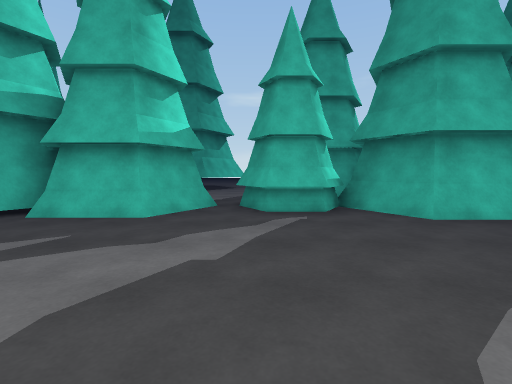
[1] (above)

24 first-person views from a walk through a 3-D level made in the Unity game engine. The camera is 1.3 m above the floor, tilts 4° down and sees 85° across. The floor is counted in squares, 1.78 m on a side. Each view is taken from the middle of a square. On the plan, view 1 faces up. The plan holds only what a view shows up to about 10 squares ahead; the rest is blank. The place goes on beyond the plan. The player character is not drawn.

[2]
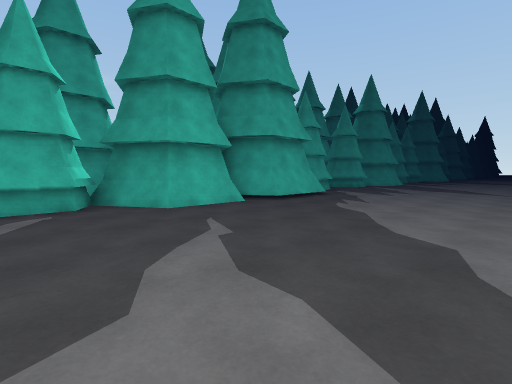

[3]
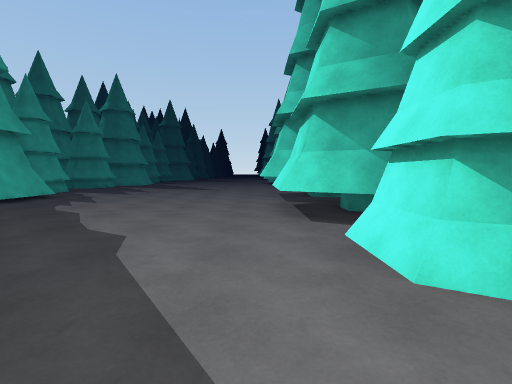

[4]
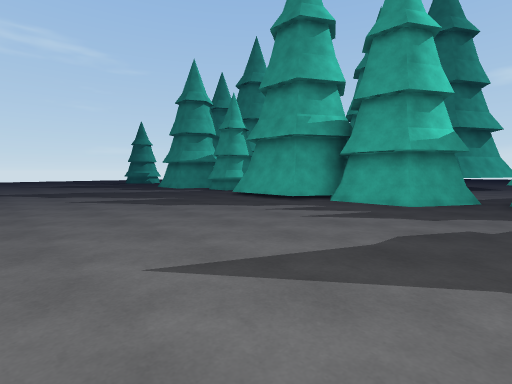

[5]
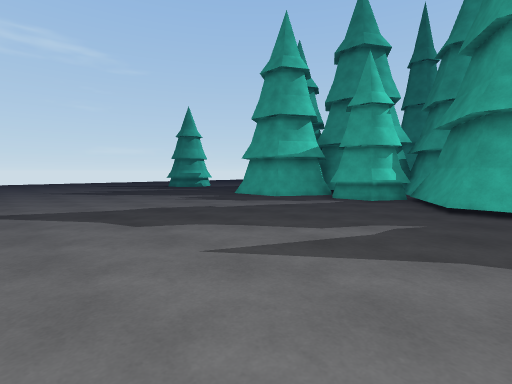

[6]
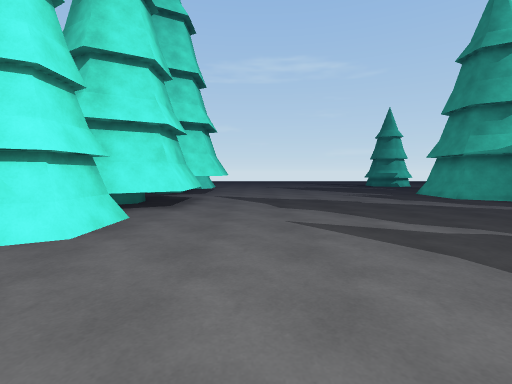

[7]
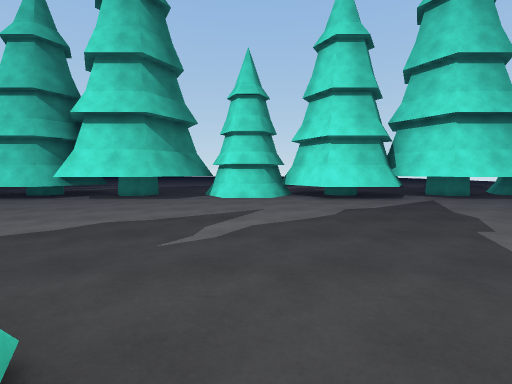

[8]
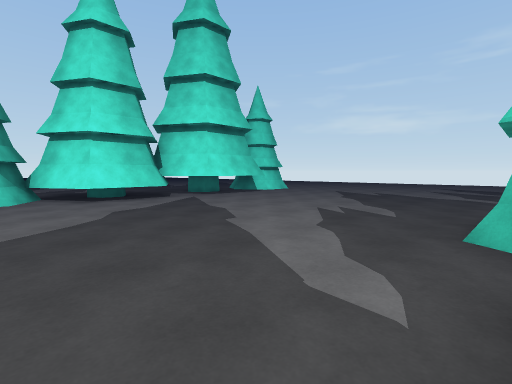

[9]
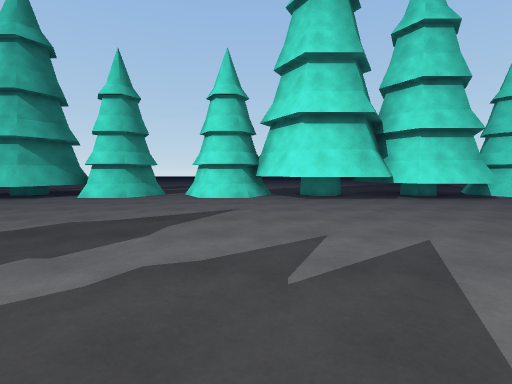

[10]
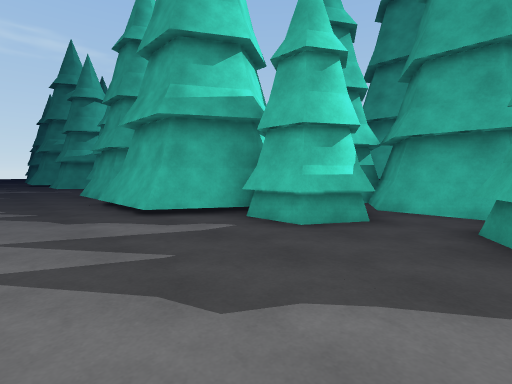

[11]
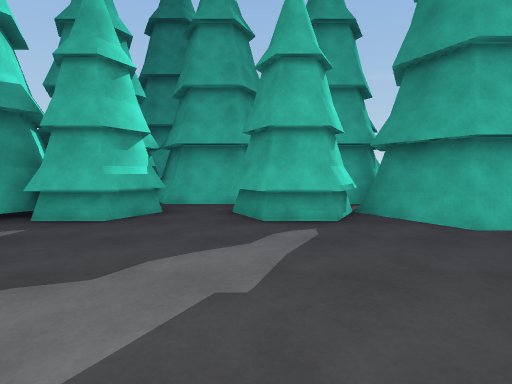

[12]
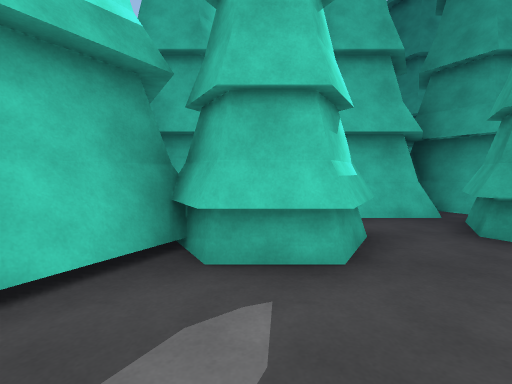

[13]
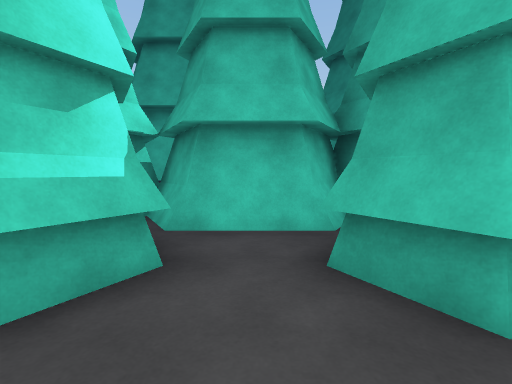

[14]
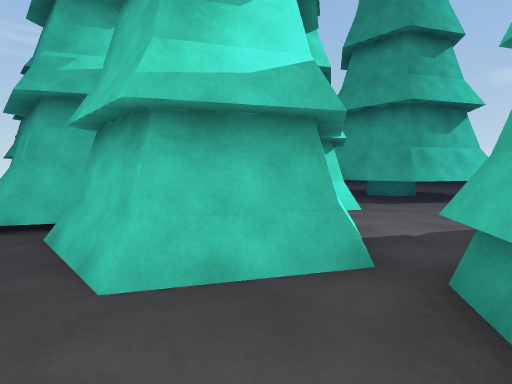

[15]
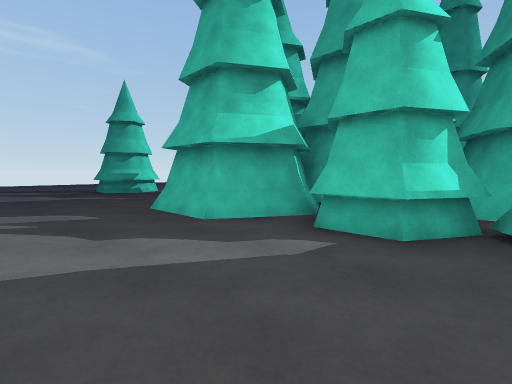

[16]
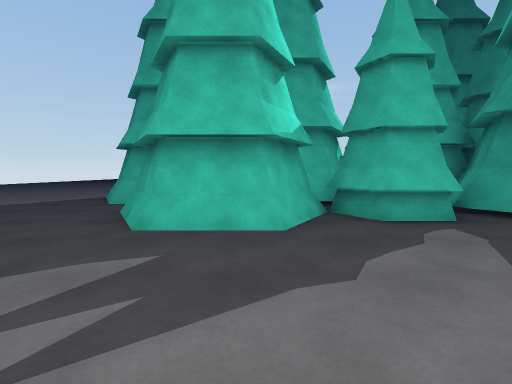

[17]
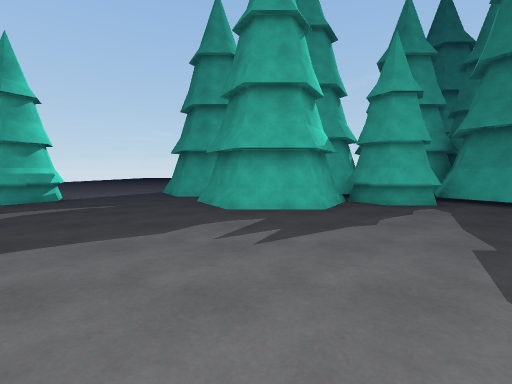

[18]
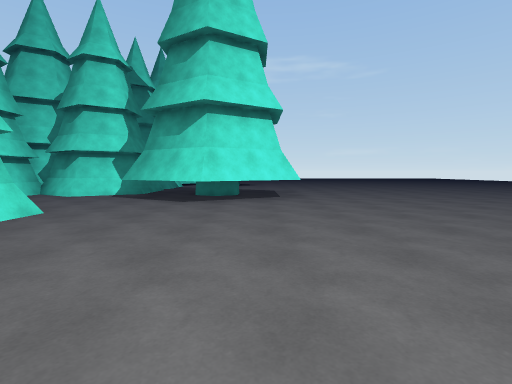

[19]
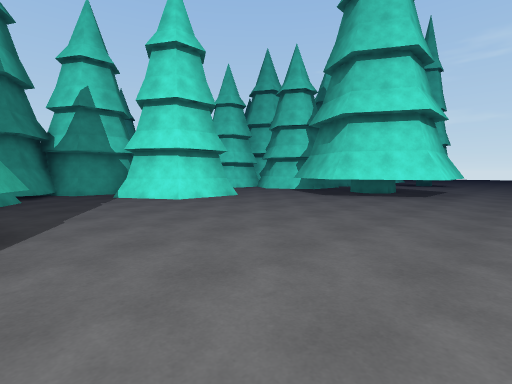

[20]
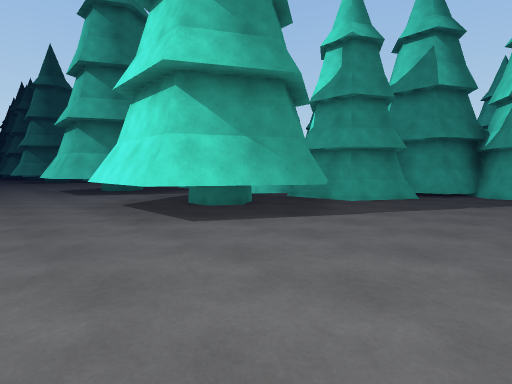

[21]
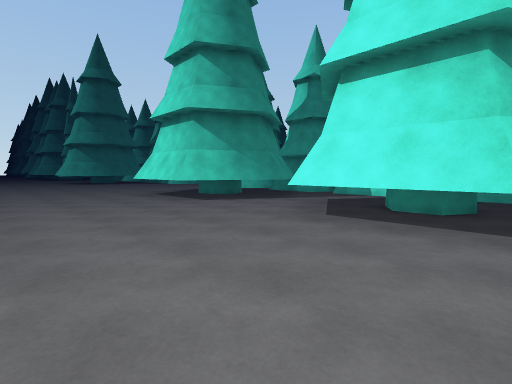

[22]
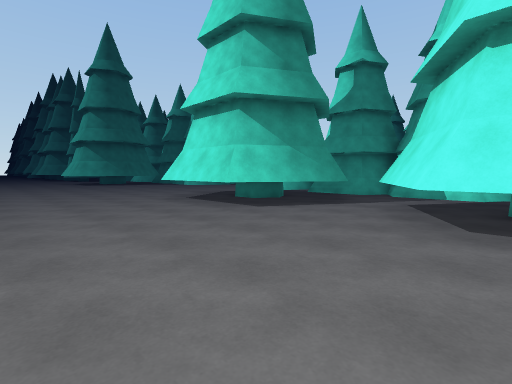

[23]
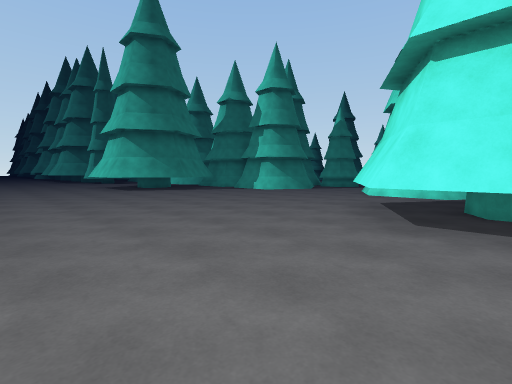

[24]
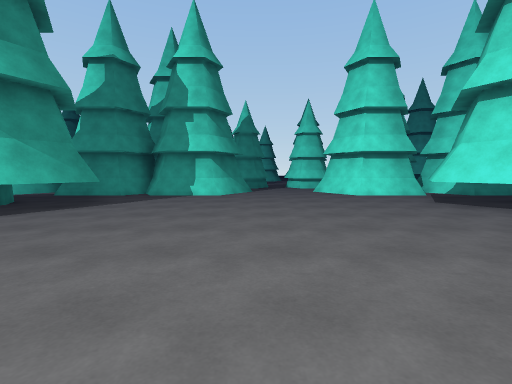

### Floor plan
Key: @ floor where view 1 was taken; # wall or solid block; . floor; T tree.
Columns run from 16 left of view 1 to 27 right of it. Each row starts with its distance up from view 1.
 20             ......      ...................
 19             .......     ....................
 18             ................................
 17            .................................
 16            TTTT.........TTTT...TTTT.........
 15             TTTT.......TTTTTT.TTTTT........T
 14       TT     #TT.......TTTTTTTTT#TTT.......T
 13       TT   TTTTT.......TTTT T TTTTT........T
 12             TTT.........TTT  .TTTTT.........
 11     TTT     TTT..TTT....TTTTTTTTT TTT...TTT.
 10    T   T    #T...  #...T# T   ###T  T...T #T
  9 T  T ####   #T..    T..T  T######T         T
  8 .T# ##TT#T  #T..  #TTTT TT T#TT#TT         T
  7 ..  #TTTT#  T##.   ####    T.T
  6 ..###T##T#  T##TT#T##T#  T#T.T#T##
  5 ..T#T.TT.T #T#T.TT.T#T###TT..TT.T#T
  4 .........TTT..........TTT........
  3 ................................
  2 ...............................
  1 ................................
  0 ................@................
 -1 ..................................
 -2 .TTT.......TTT..........TTT.......
 -3  TTTTTT.TTTTTTTT .TTTTTTTTT.T..TTTT
 -4 TTT TTTT##TT#TTTT ##TTTTT#TT TT#  TT
 -5   TT  T   TT  TT   T TTT  T   .T TT

Where each view was taken, in squares from view 1:
view 1: 0 up, 0 right, facing up
view 2: 1 down, 0 right, facing up-right
view 3: 2 down, 0 right, facing right
view 4: 2 down, 0 right, facing up-left
view 5: 2 down, 6 left, facing up-left
view 6: 1 down, 4 left, facing left
view 7: 5 up, 8 left, facing down
view 8: 5 up, 8 left, facing down-left
view 9: 5 up, 11 right, facing down
view 10: 2 up, 13 right, facing up-left
view 11: 1 up, 13 right, facing up
view 12: 3 up, 10 right, facing up
view 13: 4 up, 12 right, facing up
view 14: 4 up, 0 right, facing up-left
view 15: 2 up, 8 left, facing up-left
view 16: 1 up, 12 left, facing up
view 17: 1 down, 13 left, facing up
view 18: 15 up, 6 right, facing left
view 19: 18 up, 7 right, facing down-left
view 20: 18 up, 4 right, facing down-right
view 21: 20 up, 8 right, facing down-right
view 22: 20 up, 10 right, facing down-right
view 23: 20 up, 16 right, facing down-right
view 24: 20 up, 23 right, facing down
